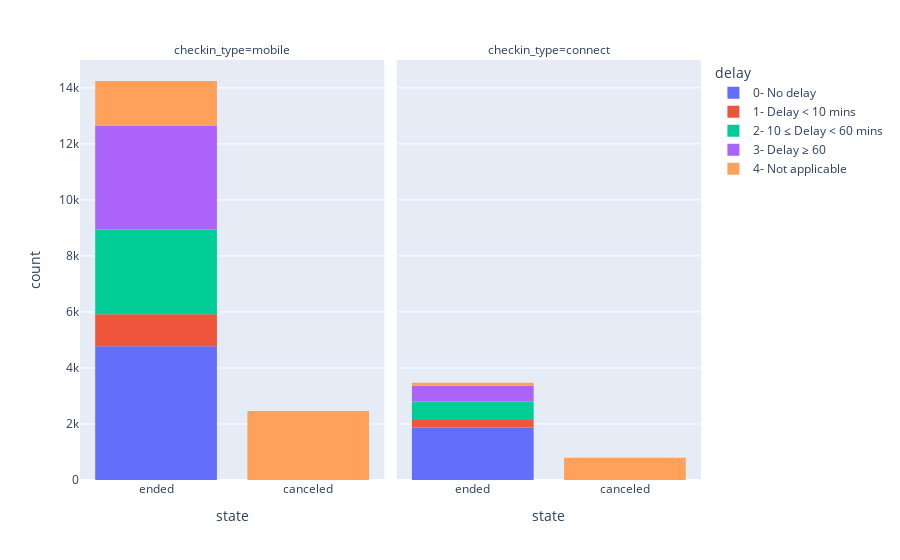

The notebook cell this image was saved under:
### Code cell
fig = px.histogram(dataset2, x='state', color = 'delay',
           facet_col= 'checkin_type')
fig.show()

### Figure 1 — Plotly figure (JSON) as saved in the notebook; plotly's stock layout.template omitted (floating-point values rounded to 4 significant figures; data arrays with more than 128 entries replaced by an {"elided": "..."} marker saying what was removed)
{"data": [{"alignmentgroup": "True", "bingroup": "x", "hovertemplate": "delay=0- No delay<br>checkin_type=mobile<br>state=%{x}<br>count=%{y}<extra></extra>", "legendgroup": "0- No delay", "marker": {"color": "#636efa", "pattern": {"shape": ""}}, "name": "0- No delay", "offsetgroup": "0- No delay", "orientation": "v", "showlegend": true, "type": "histogram", "x": {"elided": "4776 str values"}, "xaxis": "x", "yaxis": "y"}, {"alignmentgroup": "True", "bingroup": "x", "hovertemplate": "delay=0- No delay<br>checkin_type=connect<br>state=%{x}<br>count=%{y}<extra></extra>", "legendgroup": "0- No delay", "marker": {"color": "#636efa", "pattern": {"shape": ""}}, "name": "0- No delay", "offsetgroup": "0- No delay", "orientation": "v", "showlegend": false, "type": "histogram", "x": {"elided": "1878 str values"}, "xaxis": "x2", "yaxis": "y2"}, {"alignmentgroup": "True", "bingroup": "x", "hovertemplate": "delay=1- Delay < 10 mins<br>checkin_type=mobile<br>state=%{x}<br>count=%{y}<extra></extra>", "legendgroup": "1- Delay < 10 mins", "marker": {"color": "#EF553B", "pattern": {"shape": ""}}, "name": "1- Delay < 10 mins", "offsetgroup": "1- Delay < 10 mins", "orientation": "v", "showlegend": true, "type": "histogram", "x": {"elided": "1146 str values"}, "xaxis": "x", "yaxis": "y"}, {"alignmentgroup": "True", "bingroup": "x", "hovertemplate": "delay=1- Delay < 10 mins<br>checkin_type=connect<br>state=%{x}<br>count=%{y}<extra></extra>", "legendgroup": "1- Delay < 10 mins", "marker": {"color": "#EF553B", "pattern": {"shape": ""}}, "name": "1- Delay < 10 mins", "offsetgroup": "1- Delay < 10 mins", "orientation": "v", "showlegend": false, "type": "histogram", "x": {"elided": "267 str values"}, "xaxis": "x2", "yaxis": "y2"}, {"alignmentgroup": "True", "bingroup": "x", "hovertemplate": "delay=2- 10 ≤ Delay < 60 mins<br>checkin_type=mobile<br>state=%{x}<br>count=%{y}<extra></extra>", "legendgroup": "2- 10 ≤ Delay < 60 mins", "marker": {"color": "#00cc96", "pattern": {"shape": ""}}, "name": "2- 10 ≤ Delay < 60 mins", "offsetgroup": "2- 10 ≤ Delay < 60 mins", "orientation": "v", "showlegend": true, "type": "histogram", "x": {"elided": "3027 str values"}, "xaxis": "x", "yaxis": "y"}, {"alignmentgroup": "True", "bingroup": "x", "hovertemplate": "delay=2- 10 ≤ Delay < 60 mins<br>checkin_type=connect<br>state=%{x}<br>count=%{y}<extra></extra>", "legendgroup": "2- 10 ≤ Delay < 60 mins", "marker": {"color": "#00cc96", "pattern": {"shape": ""}}, "name": "2- 10 ≤ Delay < 60 mins", "offsetgroup": "2- 10 ≤ Delay < 60 mins", "orientation": "v", "showlegend": false, "type": "histogram", "x": {"elided": "658 str values"}, "xaxis": "x2", "yaxis": "y2"}, {"alignmentgroup": "True", "bingroup": "x", "hovertemplate": "delay=3- Delay ≥ 60<br>checkin_type=mobile<br>state=%{x}<br>count=%{y}<extra></extra>", "legendgroup": "3- Delay ≥ 60", "marker": {"color": "#ab63fa", "pattern": {"shape": ""}}, "name": "3- Delay ≥ 60", "offsetgroup": "3- Delay ≥ 60", "orientation": "v", "showlegend": true, "type": "histogram", "x": {"elided": "3705 str values"}, "xaxis": "x", "yaxis": "y"}, {"alignmentgroup": "True", "bingroup": "x", "hovertemplate": "delay=3- Delay ≥ 60<br>checkin_type=connect<br>state=%{x}<br>count=%{y}<extra></extra>", "legendgroup": "3- Delay ≥ 60", "marker": {"color": "#ab63fa", "pattern": {"shape": ""}}, "name": "3- Delay ≥ 60", "offsetgroup": "3- Delay ≥ 60", "orientation": "v", "showlegend": false, "type": "histogram", "x": {"elided": "559 str values"}, "xaxis": "x2", "yaxis": "y2"}, {"alignmentgroup": "True", "bingroup": "x", "hovertemplate": "delay=4- Not applicable<br>checkin_type=mobile<br>state=%{x}<br>count=%{y}<extra></extra>", "legendgroup": "4- Not applicable", "marker": {"color": "#FFA15A", "pattern": {"shape": ""}}, "name": "4- Not applicable", "offsetgroup": "4- Not applicable", "orientation": "v", "showlegend": true, "type": "histogram", "x": {"elided": "4059 str values"}, "xaxis": "x", "yaxis": "y"}, {"alignmentgroup": "True", "bingroup": "x", "hovertemplate": "delay=4- Not applicable<br>checkin_type=connect<br>state=%{x}<br>count=%{y}<extra></extra>", "legendgroup": "4- Not applicable", "marker": {"color": "#FFA15A", "pattern": {"shape": ""}}, "name": "4- Not applicable", "offsetgroup": "4- Not applicable", "orientation": "v", "showlegend": false, "type": "histogram", "x": {"elided": "905 str values"}, "xaxis": "x2", "yaxis": "y2"}], "layout": {"annotations": [{"font": {}, "showarrow": false, "text": "checkin_type=mobile", "x": 0.245, "xanchor": "center", "xref": "paper", "y": 1, "yanchor": "bottom", "yref": "paper"}, {"font": {}, "showarrow": false, "text": "checkin_type=connect", "x": 0.755, "xanchor": "center", "xref": "paper", "y": 1, "yanchor": "bottom", "yref": "paper"}], "barmode": "relative", "legend": {"title": {"text": "delay"}, "tracegroupgap": 0}, "margin": {"t": 60}, "xaxis": {"anchor": "y", "domain": [0, 0.49], "title": {"text": "state"}}, "xaxis2": {"anchor": "y2", "domain": [0.51, 1], "matches": "x", "title": {"text": "state"}}, "yaxis": {"anchor": "x", "domain": [0, 1], "title": {"text": "count"}}, "yaxis2": {"anchor": "x2", "domain": [0, 1], "matches": "y", "showticklabels": false}}}
